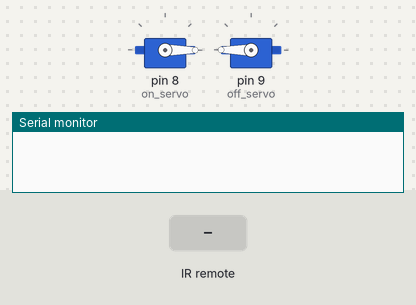
Recording of a sketch running on a simulated Arduino Uno, built with avr-gcc and run on an emulated ATmega328P. Shown: 2 × servo, the last lines printed to the serial monitor. The test bench sets the inputs (shaded band).

Above: at 1.2 s.
1.3 s: infrared code 0x1FE48B7 received
At 1.7 s:
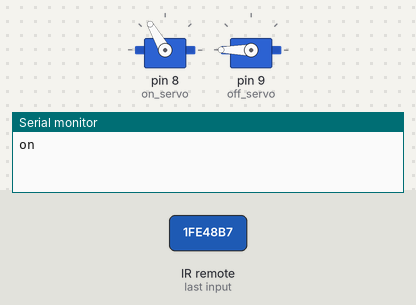
3.8 s: infrared code 0x1FE58A7 received
At 4.6 s:
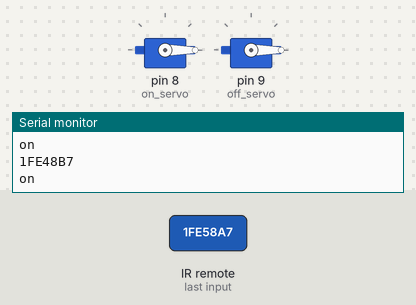
Timing chart, 0 to 6.8 s (numbered marks = the images above; inputs shaded):
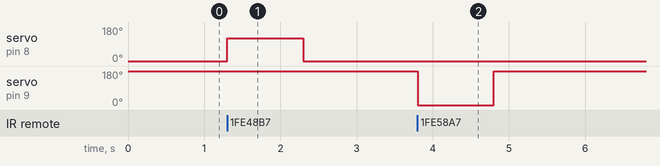

Measured:
- after the input at 1.3 s, servo on pin 8 (on_servo): 0° → 120° at once, → 0° 1.0 s later
- after the input at 3.8 s, servo on pin 9 (off_servo): 180° → 0° at once, → 180° 1.0 s later

The sketch:

arduino-code.ino
```cpp
#include <IRremote.h>

#include <Servo.h>

#define Button_1 0x1FE48B7

#define Button_1_1 0x1FE48B

#define Button_1_2 0x1FE48

#define Button_1_3 0x1FE4

#define Button_2 0x1FE58A7

#define Button_2_1 0x1FE58A

#define Button_2_2 0x1FE58

#define Button_2_3 0x1FE5

int RECV_PIN = 2;

uint32_t Previous;

IRrecv irrecv(RECV_PIN);

decode_results results;

Servo on_servo;

Servo off_servo;

void setup()

{

  Serial.begin(9600);

  on_servo.attach(8);

  off_servo.attach(9);

  irrecv.enableIRIn();

  on_servo.write(0);

  off_servo.write(180);

}


void loop()

{

  if (irrecv.decode(&results))

    {

     if(results.value == 0xFFFFFFFF)

     {

        results.value=Previous;

     }

     switch (results.value){

      case Button_1: Serial.println("on"); on_servo.write(120); delay(1000); on_servo.write(0); break;

      case Button_1_1: Serial.println("on"); on_servo.write(120); delay(1000); on_servo.write(0); break;

      case Button_1_2: Serial.println("on"); on_servo.write(120); delay(1000); on_servo.write(0); break;

      case Button_1_3: Serial.println("on"); on_servo.write(120); delay(1000); on_servo.write(0); break;

      case Button_2: Serial.println("on"); off_servo.write(0); delay(1000); off_servo.write(180); break;

      case Button_2_1: Serial.println("on"); off_servo.write(0); delay(1000); off_servo.write(180); break;

      case Button_2_2: Serial.println("on"); off_servo.write(0); delay(1000); off_servo.write(180); break;

      case Button_2_3: Serial.println("on"); off_servo.write(0); delay(1000); off_servo.write(180); break;

     }

     Serial.println(results.value, HEX);

     irrecv.resume();

    }

}
```
